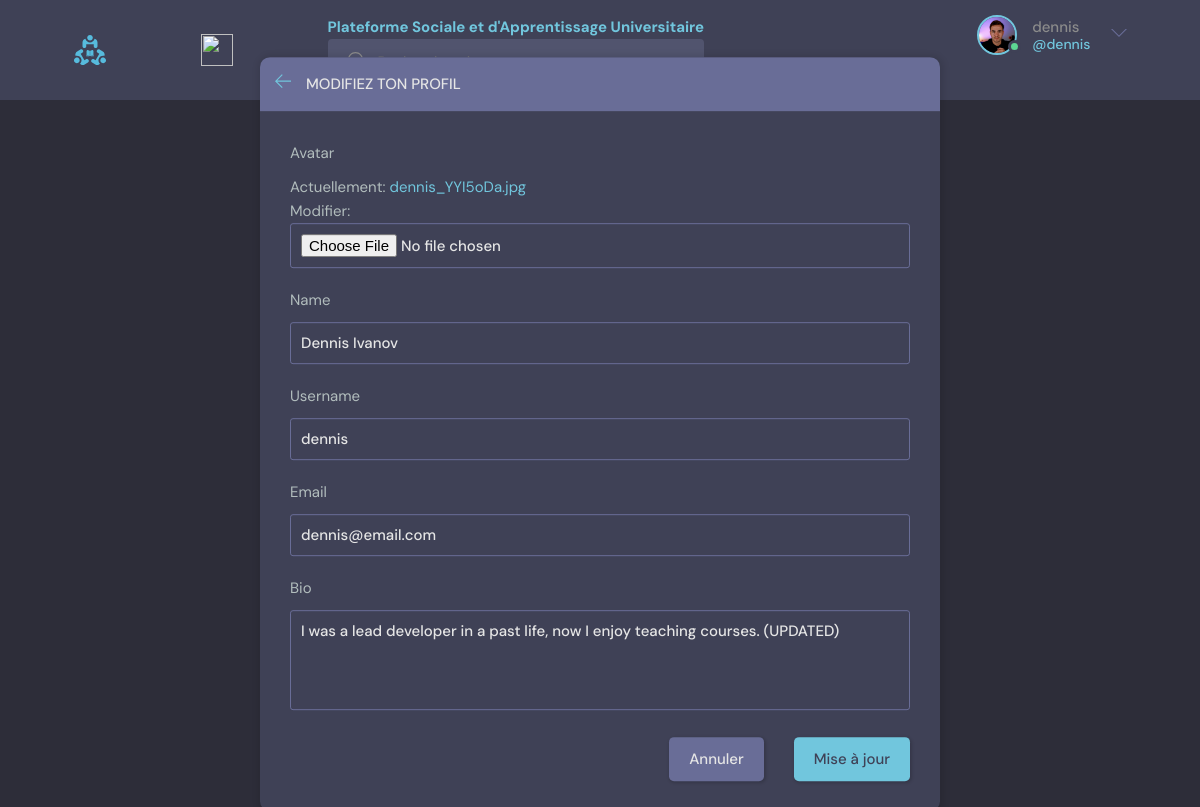
The page /update-user/ (signed in) on the database its author committed.
### base/models.py (models this page shows)
class User(AbstractUser):
    name = models.CharField(max_length=200, null=True)
    email = models.EmailField(unique=True, null=True)
    bio = models.TextField(null=True)
    avatar = models.ImageField(null=True, default="avatar.svg")
    USERNAME_FIELD = 'email'
    REQUIRED_FIELDS = []
    objects = CustomUserManager()  # Utilisation du gestionnaire personnalisé

### base/views.py (the view)
# urls.py: path('update-user/', views.updateUser, name="update-user"),
@login_required(login_url='login')
def updateUser(request):
    user = request.user
    form = UserForm(instance=user)
    if request.method == 'POST':
        form = UserForm(request.POST, request.FILES, instance=user)
        if form.is_valid():
            form.save()
            return redirect('user-profile', pk=user.id)
    return render(request, 'base/update-user.html', {'form': form})

### base/forms.py
class UserForm(ModelForm):
    class Meta:
        model = User
        fields = ['avatar', 'name', 'username', 'email', 'bio']

### base/templates/base/update-user.html (shortened to what this page needs)
{% extends 'main.html' %}
{% block content %}
<main class="update-account layout">
  <div class="container">
    <div class="layout__box">
      <div class="layout__boxHeader">
        <div class="layout__boxTitle">
          <a href="{% url 'home' %}">
            <svg version="1.1" xmlns="http://www.w3.org/2000/svg" width="32" height="32" viewBox="0 0 32 32">
              <title>arrow-left</title>
              <path
                d="M13.723 2.286l-13.723 13.714 13.719 13.714 1.616-1.611-10.96-10.96h27.625v-2.286h-27.625l10.965-10.965-1.616-1.607z">
              </path>
            </svg>
          </a>
          <h3>Modifiez ton profil</h3>
        </div>
      </div>
      <div class="layout__body">
        <form class="form" action="" method="POST" enctype="multipart/form-data">
          {% for field in form %}
          <div class="form__group">
            <label for="profile_pic">{{field.label}}</label>
            {{field}}
          </div>
          {% endfor %}
          <div class="form__action">
            <a class="btn btn--dark" href="index.html">Annuler</a>
            <button class="btn btn--main" type="submit">Mise à jour</button>
          </div>
        </form>
      </div>
    </div>
  </div>
</main>
{% endblock content %}

### templates/navbar.html (shortened to what this page needs)
{% load static %}
<header class="header header--loggedIn">
    <div class="container">
        <a href="{% url 'home' %}" class="header__logo">
            <img src="{% static 'images/logo.svg' %}" />
        </a>
        <a href="http://192.168.137.1:3000/instructor/" class="header__logo">
            <img src="{% static 'images/PSAU.png' %}" />
        </a>
        <form class="header__search" method="GET" action="{% url 'home' %}">
        <a href=""> <h6>Plateforme Sociale et d'Apprentissage Universitaire</h6></a>
            <label>
            </label>
        </form>
        <nav class="header__menu">
            {% if request.user.is_authenticated %}
            <div class="header__user">
                <a href="{% url 'update-user' %}">
                    <div class="avatar avatar--medium active">
                        <img src="{{request.user.avatar.url}}" />
                    </div>
                    <p>{{request.user.username}} <span>@{{request.user.username}}</span></p>
                </a>
                <button class="dropdown-button">
                    <svg version="1.1" xmlns="http://www.w3.org/2000/svg" width="32" height="32" viewBox="0 0 32 32">
                        <title>chevron-down</title>
                        <path d="M16 21l-13-13h-3l16 16 16-16h-3l-13 13z"></path>
                    </svg>
                </button>
            </div>
            {% else %}
            <a href="{% url 'login' %}">
                <img src="{% static 'images/avatar.svg' %}" />
                <p>Login</p>
            </a>
            {% endif %}
        </nav>
    </div>
</header>

### static/styles/style.css (style rules this page uses)
:root { --color-main: #71c6dd; --color-main-light: #e1f6fb; --color-dark: #3f4156; --color-dark-medium: #51546e; --color-dark-light: #696d97; --color-light: #e5e5e5; --color-gray: #8b8b8b; --color-light-gray: #b2bdbd; --color-bg: #2d2d39; --color-success: #5dd693; --color-error: #fc4b0b; }
* { font-family: "DM Sans", -apple-system, BlinkMacSystemFont, "Segoe UI", Roboto, Oxygen, Ubuntu, Cantarell, "Open Sans", "Helvetica Neue", sans-serif; margin: 0; padding: 0; box-sizing: border-box; text-rendering: optimizeLegibility; font-size: inherit; }
html { font-size: 56.25%; }
@media only screen and (min-width: 1200px) { html { font-size: 62.5%; } }
body { line-height: 1.6; font-weight: 400; font-size: 1.5rem; color: var(--color-light-gray); background-color: var(--color-bg); min-height: 100vh; }
img { width: 100%; }
a { display: inline-block; color: var(--color-main); text-decoration: none; }
.container { max-width: 120rem; width: 90%; margin: auto; }
.btn { background-color: transparent; border: none; display: inline-flex; align-items: center; gap: 1rem; cursor: pointer; transition: all ease-in-out 0.3s; padding: 1rem 2rem; border-radius: 5px; box-shadow: 1px 1px 3px 1px rgba(0, 0, 0, 0.15); font-weight: 500; }
.btn--main { background-color: var(--color-main); color: var(--color-dark); }
.btn--dark { background-color: var(--color-dark-light); color: var(--color-light); }
.avatar { position: relative; display: inline-block; border-radius: 50%; border: 2px solid var(--color-main); }
.avatar img { display: block; border-radius: 50%; object-fit: cover; object-position: center; }
.avatar::after { content: ""; display: block; position: absolute; background-color: var(--color-gray); z-index: 111; border-radius: 50%; border: 0.3rem solid var(--color-dark); }
.avatar.active::after { background-color: var(--color-success); }
.avatar.avatar--medium img { width: 3.6rem; height: 3.6rem; border-radius: 50%; }
.avatar.avatar--medium:after { width: 0.7rem; height: 0.7rem; bottom: 0px; right: -6px; }
.header { padding: 1.5rem; background-color: var(--color-dark); }
.header > .container { display: flex; gap: 9.5rem; }
.header__logo, .header__user { display: flex; gap: 2rem; align-items: center; }
.header__logo > img { height: 3.2rem; width: 3.2rem; }
.header__search > label { background-color: var(--color-dark-medium); padding: 1.3rem 1rem; display: flex; align-items: center; gap: 1rem; border-radius: 4px; }
.header__menu { margin-left: auto; position: relative; }
.header__menu a { display: flex; gap: 1.5rem; align-items: center; font-weight: 500; text-decoration: none; color: var(--color-gray); }
.header__menu img { height: 3.6rem; }
.header__menu p { line-height: 1.2; }
.header__menu span { color: var(--color-main); font-weight: 500; font-size: 1.4rem; display: block; }
.header__menu svg { width: 1.6rem; height: 1.6rem; fill: var(--color-dark-light); }
.dropdown-button { background: transparent; border: 0; outline: 0; cursor: pointer; }
.layout { margin-top: 2.4rem; }
.layout > .container { display: flex; justify-content: space-between; align-items: flex-start; }
.layout__box { width: 90%; max-width: 48rem; min-height: 40rem; position: absolute; top: 50%; left: 50%; transform: translate(-50%, -46%); background-color: var(--color-dark); border-radius: 1rem; box-shadow: 1px 1px 6px 3px rgba(0, 0, 0, 0.1); overflow: hidden; }
.layout__boxHeader { display: flex; padding: 1.5rem; background-color: var(--color-dark-light); }
.layout__boxTitle { display: flex; gap: 1.5rem; align-items: center; }
.layout__boxTitle h3 { text-transform: uppercase; font-weight: 500; color: var(--color-light); }
.layout__boxTitle svg { width: 1.6rem; height: 1.6rem; fill: var(--color-main); }
.layout__body { margin: 3rem; }
.form__group { margin-bottom: 2rem; width: 100%; }
.form__group label { display: block; font-size: 1.5rem; margin-bottom: 1rem; }
.form__group input, .form__group textarea, .form__group select { background: transparent; border: 1px solid var(--color-dark-light); padding: 1rem; border-radius: 3px; width: 100%; color: var(--color-light); font-weight: 500; outline: none; }
.form__group textarea { background: transparent; height: 10rem; resize: none; }
.form__action { display: flex; justify-content: flex-end; gap: 3rem; }
.update-account.layout .layout__box { max-width: 68rem; }

### rows shown on the page
User: user.avatar (picture), user.username "dennis", form "Dennis Ivanov" "dennis" "dennis@email.com" "I was a lead developer in a past life, now I enjoy teaching courses. (UPDATED)"

### other values the page prints
{{ field.label }} "Avatar" "Name" "Username" "Email" "Bio"
